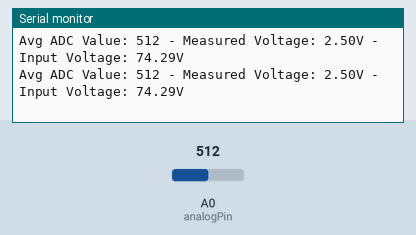
A sketch run on a simulated Arduino Nano, built with avr-gcc and run on an emulated ATmega328P. On the bench: the last lines printed to the serial monitor. Inputs (shaded band) come from the test bench; at power-on: A0 (analogPin) = 512.

Above: at 1.2 s.
1.3 s: A0 (analogPin) set to 716
At 1.56 s:
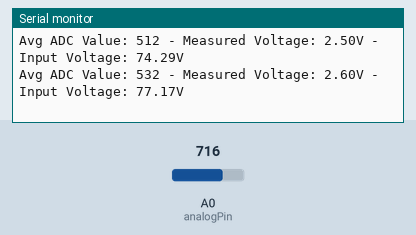
2.8 s: A0 (analogPin) set to 900
At 2.99 s:
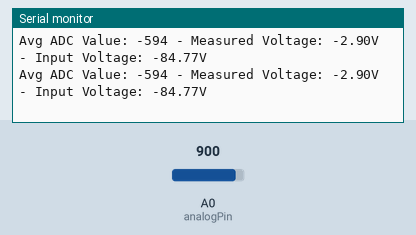
Timing chart, 0 to 5.8 s (numbered marks = the images above; inputs shaded):
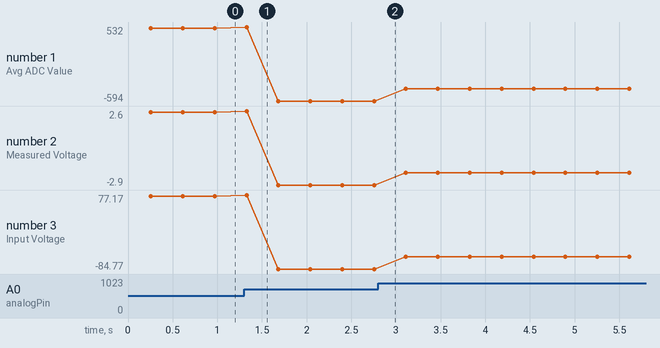

The sketch:

VoltageDeviderSensor.ino
```cpp
const int analogPin = A0;  // Gunakan A0 sebagai input analog untuk Arduino Nano
const int numSamples = 50;  // Jumlah sampel yang akan dirata-rata
const float Calibration = 0.94;

// Konstanta untuk pembagian tegangan
const float R1 = 100000.0;  // 100kΩ
const float R2 = 3300.0;    // 3.3kΩ
const float diodeDrop = 0.7;  // Tegangan maju dioda 1N4007, sekitar 0.7V

void setup() {
  Serial.begin(115200);  // Mulai komunikasi serial dengan baud rate 115200
  pinMode(analogPin, INPUT);
}

void loop() {
  int total = 0;

  // Ambil beberapa sampel untuk averaging
  for (int i = 0; i < numSamples; i++) {
    total += analogRead(analogPin);
    delay(5);  // Beri jeda kecil antara pembacaan
  }

  // Hitung rata-rata nilai ADC
  int avgValue = total / numSamples;

  // Konversi nilai ADC ke tegangan (Arduino Nano menggunakan ADC 10-bit, nilai max 1023, rentang 0-5V)
  float voltage = avgValue * (5.0 / 1023.0);

  // Konversi tegangan yang terbaca menjadi tegangan input sebenarnya dengan mempertimbangkan tegangan dioda
  float inputVoltage = ((voltage * ((R1 + R2) / R2)) + diodeDrop) * Calibration;

  // Tampilkan nilai pada Serial Monitor
  Serial.print("Avg ADC Value: ");
  Serial.print(avgValue);
  Serial.print(" - Measured Voltage: ");
  Serial.print(voltage, 2);
  Serial.print("V - Input Voltage: ");
  Serial.print(inputVoltage, 2);
  Serial.println("V");

  delay(100);  // Tunggu 1 detik sebelum membaca lagi
}
```

Measured:
- after the input at 1.3 s, the serial monitor: prints a new line at once (image 1)
- plotted number 1: 512 → -594 after the input at 1.3 s, -594 → -410 after the input at 2.8 s
- plotted number 2: 2.5 → -2.9 after the input at 1.3 s, -2.9 → -2 after the input at 2.8 s
- plotted number 3: 74.29 → -84.77 after the input at 1.3 s, -84.77 → -58.31 after the input at 2.8 s
